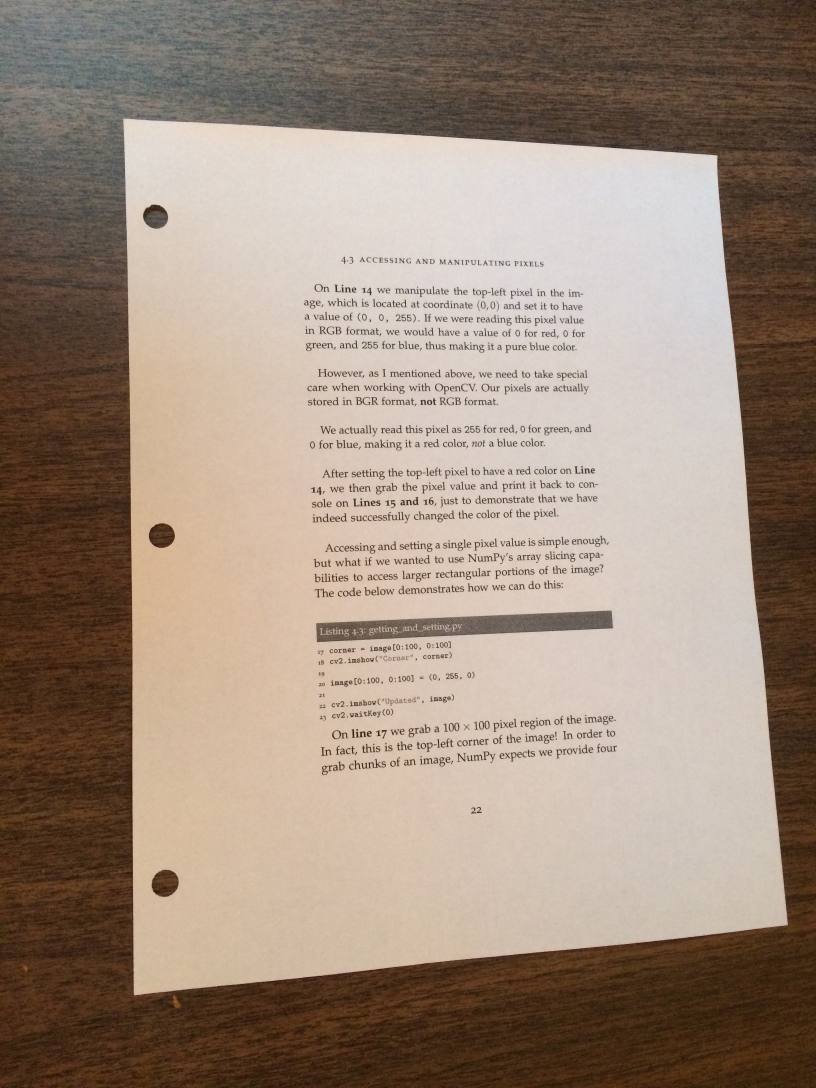
#> input picture testing/test_images/4.jpg, 2448 x 3264 px (shown at 1/3 size)
$ python -i document_service.py   (imports and definitions only)
#> lines starting #> are read from the running program, lines starting #| are printed output that depends on the picture; after the words box and inside, x2 and y2 are one past the last pixel; in counts of white or black regions, pixels touching at a corner belong together
#> further down, picture is the input picture: shape (3264, 2448, 3); mean B, G, R 123.7, 138.6, 156.7
import cv2
import numpy as np

RESCALE_HEIGHT = 500
BLUR_KERNEL_SIZE = (7, 7)
MORPH_KERNEL_SIZE = (9, 9)
CANNY_LOWER = 0
CANNY_UPPER = 84
APPROX_POLY_FACTOR = 0.02
NUM_TOP_CONTOURS = 5
ADAPTIVE_BLOCK_SIZE = 11
ADAPTIVE_CONSTANT = 10

# [4 lines left out: function _convert_image_buffer_to_image_mat, not called in this run]

def _encode_to_png(image_mat):
    _, encoded_bytes = cv2.imencode('.png', img=image_mat)
    return encoded_bytes.tobytes()

# [33 lines left out: functions _order_points, _four_point_transform, not called in this run]

def _detect_contours(image):
    rescaled = cv2.resize(image, (int(image.shape[1] * RESCALE_HEIGHT / image.shape[0]), RESCALE_HEIGHT))
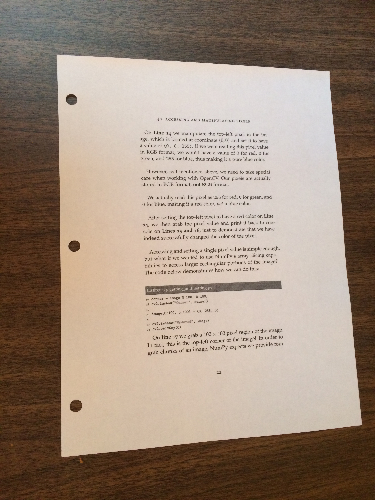
#> rescaled: shape (500, 375, 3); mean B, G, R 123.6, 138.5, 156.6
    img_area = rescaled.shape[0] * rescaled.shape[1]
#> img_area = 187500

    gray = cv2.cvtColor(rescaled, cv2.COLOR_BGR2GRAY)
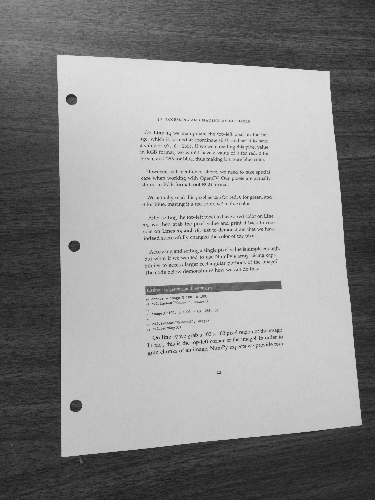
#> gray: shape (500, 375); min 17, max 228, mean 142.3
    blurred = cv2.GaussianBlur(gray, BLUR_KERNEL_SIZE, 0)
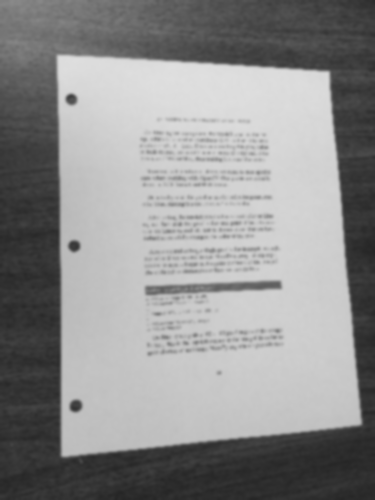
#> blurred: shape (500, 375); min 37, max 223, mean 142.3

    _, thresh = cv2.threshold(blurred, 0, 255, cv2.THRESH_BINARY + cv2.THRESH_OTSU)
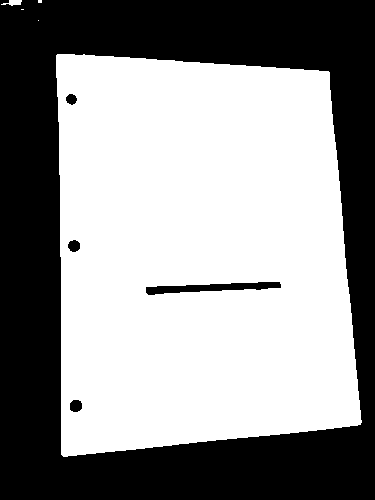
#> thresh: shape (500, 375); 57.2% white; 5 black regions, box (x1, y1, x2, y2) and area: (0, 0, 375, 500) 79024, (146, 282, 281, 295) 909, (70, 400, 82, 412) 122, (68, 240, 80, 252) 112, (66, 94, 77, 105) 89

    kernel = cv2.getStructuringElement(cv2.MORPH_RECT, MORPH_KERNEL_SIZE)
    closed = cv2.morphologyEx(thresh, cv2.MORPH_CLOSE, kernel)
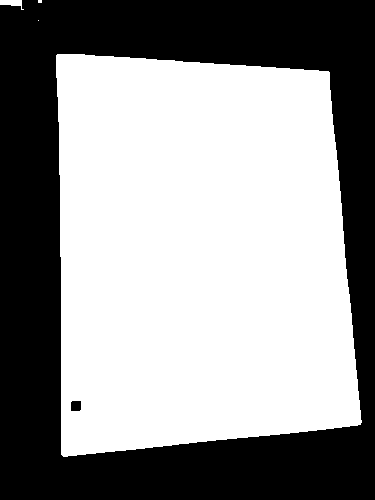
#> closed: shape (500, 375); 57.8% white; 2 black regions, box (x1, y1, x2, y2) and area: (0, 0, 375, 500) 78967, (71, 401, 81, 411) 98
    opened = cv2.morphologyEx(closed, cv2.MORPH_OPEN, kernel)
#> opened: shape (500, 375); 57.8% white; 2 black regions

    cnts, _ = cv2.findContours(opened, cv2.RETR_EXTERNAL, cv2.CHAIN_APPROX_SIMPLE)
#> cnts = 2 contours; box (x1, y1, x2, y2) and area: (56, 54, 361, 456) 107722, (0, 0, 22, 6) 94
    cnts = sorted(cnts, key=cv2.contourArea, reverse=True)[:NUM_TOP_CONTOURS]

    screenCnt = None
    for c in cnts:
        if cv2.contourArea(c) > 0.05 * img_area:
            hull = cv2.convexHull(c)
            hull_peri = cv2.arcLength(hull, True)
            approx_hull = cv2.approxPolyDP(hull, APPROX_POLY_FACTOR * hull_peri, True)
            if len(approx_hull) == 4:
                screenCnt = approx_hull
                break

            if len(approx_hull) in [5, 6, 7]:
                rect = cv2.minAreaRect(hull)
                box = cv2.boxPoints(rect)
                approx_box = np.intp(box)

                if cv2.contourArea(approx_box) > 0.08 * img_area:
                    screenCnt = approx_box
                    break
#> this loop made 1 pass
#> (hull_peri, screenCnt) on pass 1: (1328.1, [[57, 54], [329, 72], [360, 424], [61, 454]])

    if screenCnt is None and len(cnts) > 0:
        print("No contour found - using fallback")
        screenCnt = np.array([[[0, 0]], [[rescaled.shape[1], 0]],
                          [[rescaled.shape[1], rescaled.shape[0]]], [[0, rescaled.shape[0]]]])

    return rescaled, screenCnt

# [30 lines left out: functions draw_contours, warp_image, grayscale_image, lighten_image, not called in this run]

>>> import cv2
>>> picture = cv2.imread('../testing/test_images/4.jpg')
>>> result = _detect_contours(picture)
